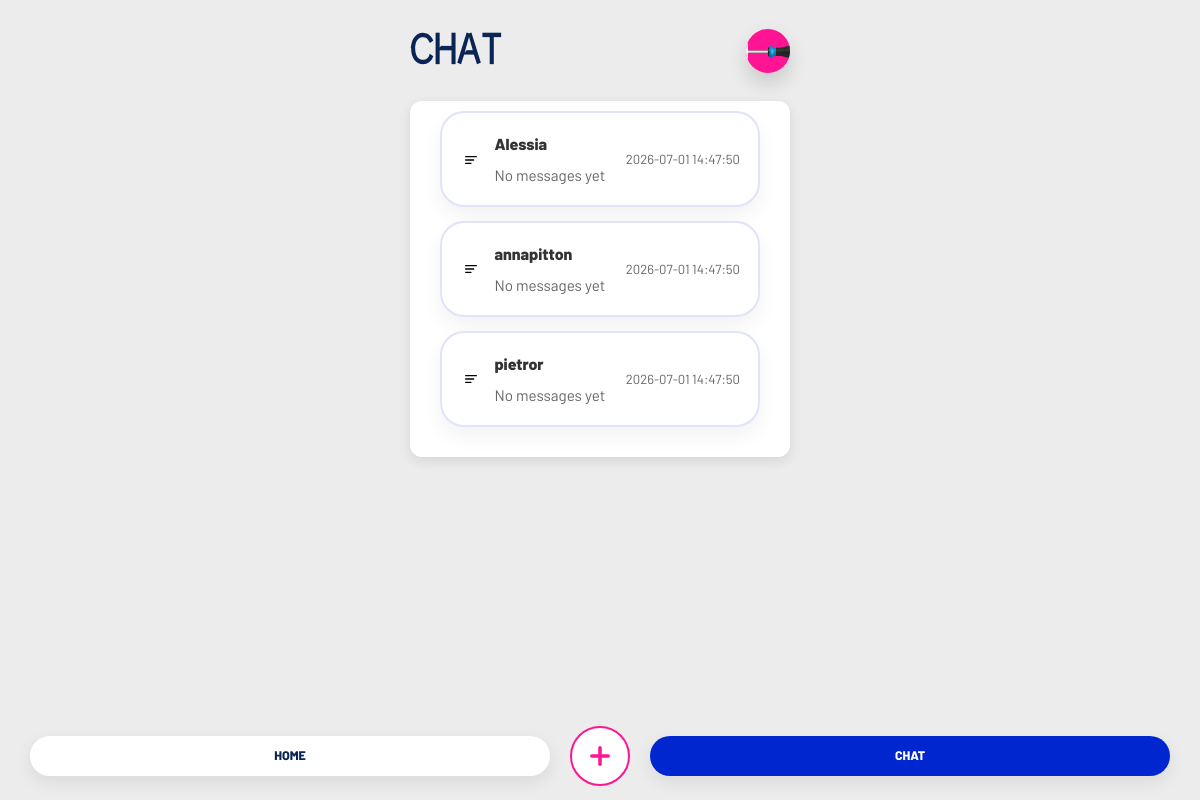
/chat (signed in), run on an earlier commit of the app's database.
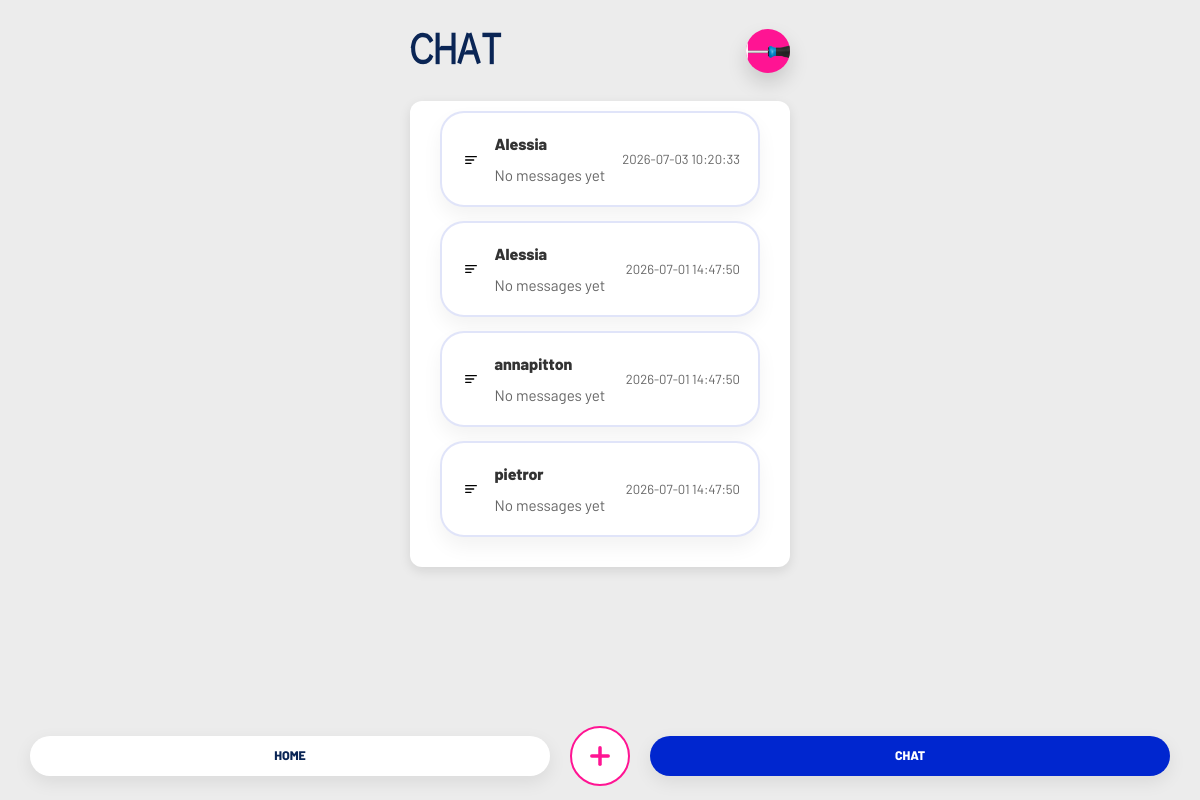
And on a later commit of the database.
### tables this page shows
CREATE TABLE users (
                id INTEGER PRIMARY KEY AUTOINCREMENT,
                username TEXT UNIQUE NOT NULL,
                email TEXT UNIQUE,
                password TEXT NOT NULL,
                location TEXT,
                categories TEXT
            , photo TEXT);

CREATE TABLE requests (
            id INTEGER PRIMARY KEY AUTOINCREMENT,
            item_id INTEGER NOT NULL,
            borrower_id INTEGER NOT NULL,
            status TEXT DEFAULT 'pending',
            created_at TIMESTAMP DEFAULT CURRENT_TIMESTAMP,
            FOREIGN KEY (item_id) REFERENCES items (id),
            FOREIGN KEY (borrower_id) REFERENCES "users_old" (id)
        );

### app.py (the view)
@app.route('/chat')
def chat_index():
    if 'user_id' not in session:
        return redirect(url_for('login'))
    conn = get_db_connection()
    cursor = conn.cursor()
    cursor.execute('''
        SELECT r.id, r.created_at, i.name as item_name,
               (CASE WHEN i.owner_id = ? THEN u2.username ELSE u1.username END) as other_name,
               (SELECT content FROM messages m WHERE m.request_id = r.id ORDER BY m.created_at DESC LIMIT 1) as last_message,
               (SELECT created_at FROM messages m WHERE m.request_id = r.id ORDER BY m.created_at DESC LIMIT 1) as last_message_at
        FROM requests r
        JOIN items i ON r.item_id = i.id
        JOIN users u1 ON i.owner_id = u1.id
        JOIN users u2 ON r.borrower_id = u2.id
        WHERE i.owner_id = ? OR r.borrower_id = ?
        ORDER BY COALESCE(
            (SELECT created_at FROM messages m WHERE m.request_id = r.id ORDER BY m.created_at DESC LIMIT 1),
            r.created_at
        ) DESC
    ''', (session['user_id'], session['user_id'], session['user_id']))
    chats = cursor.fetchall()
    conn.close()
    return render_template('chat_list.html', chats=chats)

### app.py (called while the page is built)
def get_db_connection():
    conn = sqlite3.connect(DATABASE)
    conn.row_factory = sqlite3.Row
    return conn

@app.context_processor
def inject_current_user_photo():
    if 'user_id' not in session:
        return {'current_user_photo': None}
    conn = get_db_connection()
    cursor = conn.cursor()
    cursor.execute('SELECT photo FROM users WHERE id = ?', (session['user_id'],))
    row = cursor.fetchone()
    conn.close()
    return {'current_user_photo': row['photo'] if row else None}

### templates/chat_list.html (shortened to what this page needs)
{% from 'macros.html' import user_avatar %}
<!DOCTYPE html>
<html lang="en">
<head>
    <link rel="stylesheet" href="{{ url_for('static', filename='style.css') }}">
</head>
<body>
    <div class="container">
        <header class="chat-header">
            <h1>CHAT</h1>
            {{ user_avatar('chat-avatar', current_user_photo) }}
        </header>
        <main>
            <section class="chat-list-section">
                {% if chats %}
                <div class="chat-list">
                    {% for chat in chats %}
                    <a href="{{ url_for('chat', request_id=chat.id) }}" class="chat-card">
                        <div class="chat-card-left">
                            <div class="avatar icon icon-request"></div>
                            <div class="chat-card-text">
                                <div class="chat-name">{{ chat.other_name }}</div>
                                <p class="chat-snippet">{{ chat.last_message or 'No messages yet' }}</p>
                            </div>
                        </div>
                        <div class="chat-card-time">{{ chat.last_message_at or chat.created_at }}</div>
                    </a>
                    {% endfor %}
                </div>
                {% else %}
                <p class="empty-state">No messages yet</p>
                {% endif %}
            </section>
        </main>
        {% include 'footer_nav.html' %}
    </div>
</body>
</html>

### templates/macros.html
{% macro user_avatar(css_class, photo, link=true) %}
{% if link %}
<a href="{{ url_for('profile') }}" class="{{ css_class }}{% if not photo %} icon icon-user{% endif %}" aria-label="Profile">{% if photo %}<img src="{{ url_for('static', filename='uploads/' + photo) }}" alt="" class="avatar-photo">{% endif %}</a>
{% else %}
<div class="{{ css_class }}{% if not photo %} icon icon-user{% endif %}">{% if photo %}<img src="{{ url_for('static', filename='uploads/' + photo) }}" alt="" class="avatar-photo">{% endif %}</div>
{% endif %}
{% endmacro %}

### templates/footer_nav.html (shortened to what this page needs)
<nav class="bottom-nav">
    <a href="{{ url_for('dashboard') }}" class="nav-item{% if request.path == '/' or request.path.startswith('/dashboard') %} active{% endif %}">HOME</a>
    <a href="{{ url_for('add_item') }}" onclick="return openFooterAddItemModal(event)" class="nav-item center-action" aria-label="Add item">
        <svg class="plus-icon" viewBox="0 0 24 24" aria-hidden="true" xmlns="http://www.w3.org/2000/svg">
            <line x1="12" y1="5" x2="12" y2="19" />
            <line x1="5" y1="12" x2="19" y2="12" />
        </svg>
    </a>
    <a href="{{ url_for('chat_index') }}" class="nav-item{% if request.path.startswith('/chat') %} active{% endif %}">CHAT</a>
</nav>

### static/style.css (style rules this page uses)
:root { --font-primary: 'Apfel Grotezk Mittel', 'Barlow', sans-serif; --font-secondary: 'Barlow', sans-serif; --font-heading: 'GapSans Bold', 'Apfel Grotezk Mittel', sans-serif; --primary-color: #0026CF; --secondary-color: #ff1493;; --background-color: #ececec; --card-background: #ffffff; --text-color: #333333; --text-light: #666666; --success-color: #7ed321; --error-color: #d0021b; --warning-color: #f5a623; --border-radius: 12px; --shadow: 0 4px 12px rgba(0, 0, 0, 0.1); }
* { margin: 0; padding: 0; box-sizing: border-box; }
h1, h2, h3, h4, h5, h6 { font-family: var(--font-heading); }
body { font-family: var(--font-primary); background-color: #ececec; color: var(--text-color); line-height: 1.6; max-width: 420px; margin: 0 auto; width: 100%; padding-bottom: 90px; }
.container { max-width: 420px; margin: 0 auto; padding: 20px; }
header { text-align: center; margin-bottom: 40px; }
header h1 { font-size: 3rem; color: var(--primary-color); margin-bottom: 10px; }
nav { display: flex; justify-content: center; gap: 20px; flex-wrap: wrap; }
nav a { text-decoration: none; color: var(--primary-color); padding: 10px 20px; border-radius: 25px; background-color: var(--card-background); box-shadow: var(--shadow); transition: transform 0.2s, box-shadow 0.2s; }
main { background-color: var(--card-background); border-radius: var(--border-radius); padding: 30px; padding-top:10px; box-shadow: var(--shadow); margin-top:10px; }
.chat-header { display: flex; align-items: center; justify-content: space-between; gap: 12px; margin-bottom: 20px; }
.chat-header h1 { font-size: 2.4rem; color: #0a2555; text-transform: none; margin: 0; }
.chat-avatar { width: 52px; height: 52px; border-radius: 50%; background: #ff1493; display: flex; align-items: center; justify-content: center; box-shadow: 0 12px 26px rgba(0,0,0,0.12); }
.chat-avatar::before { content: ''; width: 28px; height: 28px; border: 2px solid white; border-radius: 50%; }
.chat-list-section { max-width: 100%; }
.chat-list { display: flex; flex-direction: column; gap: 14px; }
.chat-card { display: flex; align-items: center; justify-content: space-between; padding: 18px 18px; background: white; border-radius: 24px; text-decoration: none; color: inherit; border: 2px solid rgba(0, 38, 204, 0.12); box-shadow: 0 10px 20px rgba(0,0,0,0.05); transition: transform 0.2s ease, box-shadow 0.2s ease; }
.chat-card-left { display: flex; align-items: center; gap: 12px; }
.chat-card-text { min-width: 0; }
.chat-name { font-weight: 800; font-size: 1rem; margin-bottom: 6px; }
.chat-snippet { margin: 0; color: var(--text-light); font-size: 0.95rem; overflow: hidden; text-overflow: ellipsis; white-space: nowrap; }
.chat-card-time { font-size: 0.82rem; color: var(--text-light); white-space: nowrap; }
.icon { display: inline-flex; width: 1.4rem; height: 1.4rem; align-items: center; justify-content: center; background-repeat: no-repeat; background-position: center; background-size: 70%; }
.dashboard-header .avatar, .chat-avatar { width: 44px; height: 44px; border-radius: 50%; background-color: #ff1493; display: flex; align-items: center; justify-content: center; color: white; box-shadow: 0 10px 20px rgba(0,0,0,0.15); overflow: hidden; }
.avatar-photo { width: 100%; height: 100%; object-fit: cover; display: block; }
.bottom-nav { position: fixed; left: 0; right: 0; bottom: 0; display: flex; flex-wrap: nowrap; justify-content: space-between; align-items: center; gap: -2px; padding: 30px 30px 14px; background: transparent; box-shadow: none; z-index: 100; overflow-x: auto; }
.bottom-nav .nav-item { flex: 1 1 0; min-width: 0; padding: 10px 8px; border-radius: 20px; text-align: center; text-decoration: none; color: #0a2555; font-family: var(--font-secondary); font-weight: 800; text-transform: none; font-size: 0.78rem; background: white; transition: transform 0.2s ease, background 0.2s ease, color 0.2s ease, border-color 0.2s ease; white-space: normal; word-break: break-word; box-shadow: 0 6px 18px rgba(0,0,0,0.08); }
.bottom-nav .nav-item.active { background: #0026cf; color: white; }
.bottom-nav .nav-item.center-action { flex: 0 0 auto; width: 60px; height: 60px; border-radius: 50%; background: white; color: #ff1493; display: flex; align-items: center; justify-content: center; box-shadow: none; border: 2px solid #ff1493; transform: translateY(0); padding: 0; }
.bottom-nav .nav-item.center-action .plus-icon { width: 28px; height: 28px; stroke: #ff1493; stroke-width: 3; stroke-linecap: round; fill: none; }

What changed in the data, as far as the page shows it:
added requests: other_name "Alessia", last_message "No messages yet", created_at "2026-07-03 10:20:33"
